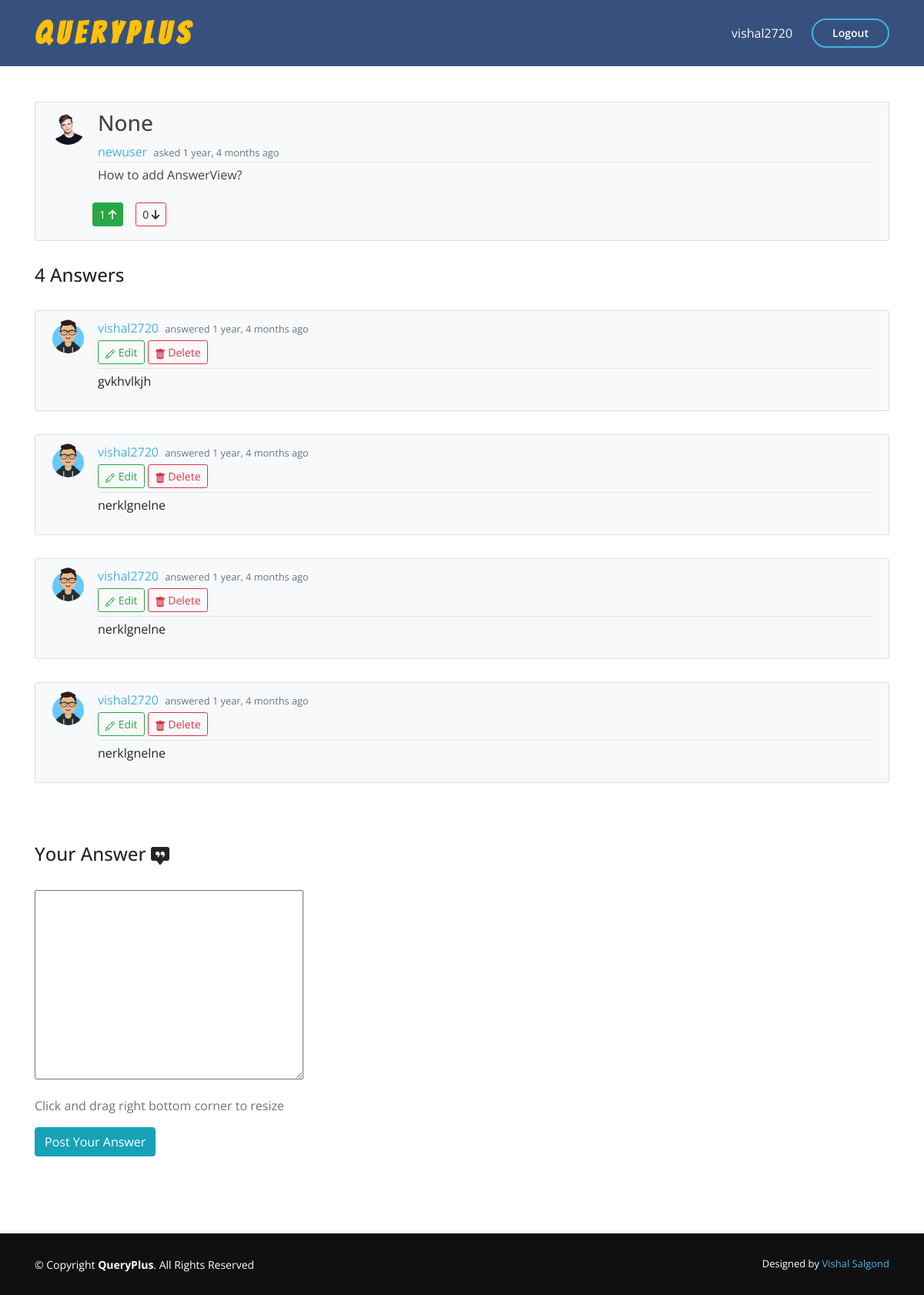
/question/8/ (signed in), run on the app's committed database.
### main_app/models.py (models this page shows, shortened)
class Question(models.Model):
    title = models.CharField(max_length=100, null=True)
    question = RichTextField()
    date_posted = models.DateTimeField(auto_now_add=True)
    author = models.ForeignKey(User, on_delete=models.CASCADE)
    upvotes = models.ManyToManyField(User, related_name='question_upvotes', blank=True)
    downvotes = models.ManyToManyField(User, related_name='question_downvotes', blank=True)

class Profile(models.Model):
    user = models.OneToOneField(User, on_delete=models.CASCADE)
    image = models.ImageField(default='default.jpg',upload_to='profile_pics')

class Answer(models.Model):
    content = RichTextField(blank=True, null=True)
    date_posted = models.DateTimeField(default=timezone.now)
    author = models.ForeignKey(User, on_delete=models.CASCADE)
    answered_to = models.ForeignKey(Question, on_delete=models.CASCADE)
    upvotes = models.ManyToManyField(User, related_name='answer_upvotes', blank=True)
    downvotes = models.ManyToManyField(User, related_name='answer_downvotes', blank=True)

### main_app/views.py (the view, shortened to what this page needs)
# urls.py: path('question/<int:pk>/', QuestionDetailView.as_view(), name='question-detail'),
class QuestionDetailView(DetailView):
    model = Question
    def get_context_data(self, *args, **kwargs):
        context = super(QuestionDetailView,
             self).get_context_data(*args, **kwargs)
        context["form"] = AnswerForm()
        context["answers"] = Answer.objects.filter(answered_to=context["question"])
        context["count"] =  Answer.objects.filter(answered_to=context["question"]).count()
        return context

### main_app/forms.py
class AnswerForm(forms.ModelForm):
    class Meta:
        model = Answer
        fields = ["content"]

### main_app/templates/main_app/question_detail.html (shortened to what this page needs)
{% extends "main_app/base.html" %}
{% load crispy_forms_tags %}
{% load i18n %}
{% block content %}
    <div style="margin-bottom: 100px;" class="container">
    <article class="media content-section mt-5 bg-light">
        <img class="rounded-circle article-img" src="{{ object.author.profile.image.url }}" alt="user_image">
        <div class="media-body">
        <div class="article-metadata">
            <h3 class="article-title">{{ question.title|safe }}</h3>
            <a class="mr-1" href="{% url 'user-profile' question.author.username %}">{{ question.author }}</a>
            <small class="text-muted">asked {{ question.date_posted|timesince }} ago</small>
        </div>
            <p class="article-title">{{ question.question|safe }}</p>
            {% if user != question.author %}
                <div class="row">
                    <form action="{% url 'question-upvote' object.id %}" method="POST">
                            {% if user not in question.upvotes.all %}
                                {% if user in question.downvotes.all %}
                                    <a id="example" role="button" class="btn btn-outline-success btn-sm m-2" data-container="body" data-toggle="popover" data-trigger="focus" data-placement="right" data-content="You have already upvoted the answer"> {{ question.upvotes.count }} <i class='fas fa-arrow-down'></i></a>
                                {% else %}
                                    <input type="hidden" name="next" value="{{ request.path }}">
                                    <button type="submit" class="btn btn-outline-success btn-sm m-2"> {{ question.upvotes.count }} <i class='fas fa-arrow-up'></i></button>
                                {% endif %}
                            {% else %}
                                <button type="submit" class="btn btn-success btn-sm m-2"> {{ question.upvotes.count }} <i class='fas fa-arrow-up'></i></button>
                            {% endif %}
                    </form>
                    <form action="{% url 'question-downvote' object.id %}" method="POST">
                            {% if user not in question.downvotes.all %}
                                {% if user in question.upvotes.all %}
                                    <a id="example" role="button" class="btn btn-outline-danger btn-sm m-2" data-container="body" data-toggle="popover" data-trigger="focus" data-placement="right" data-content="You have already upvoted the answer"> {{ question.downvotes.count }} <i class='fas fa-arrow-down'></i></a>
                                {% else %}
                                    <input type="hidden" name="next" value="{{ request.path }}">
                                    <button type="submit" class="btn btn-outline-danger btn-sm m-2"> {{ question.downvotes.count }} <i class='fas fa-arrow-down'></i></button>
                                {% endif %}
                            {% else %}
                                <button type="button" class="btn btn-danger btn-sm m-2"> {{ question.downvotes.count }} <i class='fas fa-arrow-down'></i></button>
                            {% endif %}
                    </form>
                </div>
            {% endif %}
        </div>
    </article>
    <br>
    {% if count  %}
        {% for ans in answers %}
            <article class="media content-section bg-light">
                <img class="rounded-circle article-img" src="{{ ans.author.profile.image.url }}" alt="">
                <div class="media-body">
                <div class="article-metadata">
                    <a class="mr-1" href="{% url 'user-profile' ans.author.username %}">{{ ans.author }}</a>
                    <small class="text-muted">answered {{ ans.date_posted|timesince }} ago</small>
                    {% if ans.author == user %}
                    <div>
                        <a class="btn btn-outline-success btn-sm mt-1 mb-1" href="{% url 'answer-update' ans.id %}">
                            Edit</a>
                        <a class="btn btn-outline-danger btn-sm mt-1 mb-1" href="{% url 'answer-delete' ans.id %}">
                            Delete</a>
                    </div>
                {% endif %}
                </div>
                <p>{{ ans.content|safe }}</p>
                </div>
            </article>
        {% endfor %}
    {% endif %}
    <form method="POST">
        <fieldset class="form-group">
            {% if count  %}
                <h4 class="mt-5">Your Answer
                </h4>
                <br>
            {% else %}
                <h4 class="mt-5">Be the first one to Answer</h4>
                <br>
            {% endif %}
            <div>
                {{ form.content|safe }} {{ form.media }}
            </div>
        </fieldset>
        <div class="mb-3 text-muted">
            <span>Click and drag right bottom corner to resize</span>
        </div>
        <div class="form-group">
            <button class="btn btn-info" type="submit">Post Your Answer</button>
        </div>
    </form>
</div>
{% endblock content %}

### main_app/templates/main_app/base.html (shortened to what this page needs)
{% load static %}
<!DOCTYPE html>
<html>
<head>
    <link rel="stylesheet" href="{% static 'main_app/vendor/bootstrap/css/bootstrap.min.css' %}">
    <link rel="stylesheet" href="{% static 'main_app/vendor/icofont/icofont.min.css' %}">
    <link rel="stylesheet" href="{% static 'main_app/vendor/boxicons/css/boxicons.min.css' %}">
    <link rel="stylesheet" href="{% static 'main_app/vendor/remixicon/remixicon.css' %}">
    <link rel="stylesheet" href="{% static 'main_app/vendor/venobox/venobox.css' %}">
    <link rel="stylesheet" href="{% static 'main_app/vendor/owl.carousel/assets/owl.carousel.min.css' %}">
    <link rel="stylesheet" href="{% static 'main_app/vendor/aos/aos.css' %}">
    <link rel="stylesheet" type="text/css" href="{% static 'main_app/main.css' %}">
    <link rel="stylesheet" href="https://cdnjs.cloudflare.com/ajax/libs/font-awesome/4.7.0/css/font-awesome.min.css">
    <link rel="stylesheet"
      href="//cdnjs.cloudflare.com/ajax/libs/highlight.js/10.0.3/styles/androidstudio.min.css">
</head>
<body>
  <div id="wrap">
  <header id="header" class="fixed-top">
    <div class="container d-flex align-items-center mb-2 mt-2">
      <h1 class="logo mr-auto"><a class="text-warning font-weight-bold" href="{% url 'home' %}">QueryPlus</a></h1>
      {%if user.is_authenticated %}
        <a href="{% url 'profile' %}" class="text-light scrollto">{{ user.username }}</a>
        <a href="" data-toggle="modal" data-target="#logoutModal" class="get-started-btn scrollto">Logout</a>
      {% else %}
        <a href="{% url 'login' %}" class="get-started-btn scrollto">Sign In</a>
        <a href="{% url 'register' %}" class="get-started-btn scrollto">Create Account</a>
      {% endif %}
    </div>
  </header>
    <main role="main" class="container">
      <div class="row pt-1">
    </main>
  {% block content %}
  {% endblock %}
  <footer id="footer">
    <div class="container footer-bottom">
      <div class="copyright">
        &copy; Copyright <strong><span>QueryPlus</span></strong>. All Rights Reserved
      </div>
      <div class="credits">
        Designed by <a href="">Vishal Salgond</a>
      </div>
    </div>
  </footer>
</div>
</body>
</html>

### main_app/static/main_app/main.css (style rules this page uses)
html { min-height: 100%; position: relative; }
body { background: white; margin-top: 5rem; font-family: 'Open Sans', sans-serif; padding-bottom: 80px; }
a { color: #47b2e4; }
#header { transition: all 0.5s; z-index: 997; padding: 15px 0; background: #37517e; }
#header .logo { font-size: 40px; font-family: 'Bangers', cursive; color: yellow; margin: 0; padding: 0; line-height: 1; font-weight: 500; letter-spacing: 7px; text-transform: uppercase; }
#header .logo a { color:black; }
.get-started-btn { margin-left: 25px; color: #fff; border-radius: 50px; padding: 6px 25px 7px 25px; white-space: nowrap; transition: 0.3s; font-size: 14px; display: inline-block; border: 2px solid #47b2e4; font-weight: 600; }
.content-section { background: #ffffff; padding: 10px 20px; border: 1px solid #dddddd; border-radius: 3px; margin-bottom: 30px; }
.article-title { color: #444444; }
.article-img { height: 45px; width: 45px; margin-right: 16px; }
.article-metadata { padding-bottom: 1px; margin-bottom: 4px; border-bottom: 1px solid #e3e3e3 }
#footer { position: absolute; height: 80px; bottom: 0px; left: 0px; right: 0px; margin-top: 30px; font-size: 14px; background: #101010 ; }
#wrap { min-height: 100%; height: auto; }
#footer .footer-bottom { padding-top: 30px; padding-bottom: 30px; color: #fff; }
#footer .copyright { float: left; }
#footer .credits { float: right; font-size: 13px; }
#footer .credits a { transition: 0.3s; }

### data on the page
Question: author.profile.image (picture), title "None", author "newuser", date_posted "1 year, 4 months", question "How to add AnswerView?", upvotes.count "1", downvotes.count "0"
Answer: author.profile.image (picture), author "vishal2720", date_posted "1 year, 4 months", shows "Edit", content "gvkhvlkjh"
Answer: author.profile.image (picture), author "vishal2720", date_posted "1 year, 4 months", shows "Edit", content "nerklgnelne"
Answer: author.profile.image (picture), author "vishal2720", date_posted "1 year, 4 months", shows "Edit", content "nerklgnelne"
Answer: author.profile.image (picture), author "vishal2720", date_posted "1 year, 4 months", shows "Edit", content "nerklgnelne"

### other printed values
{{ user.username }} "vishal2720"
